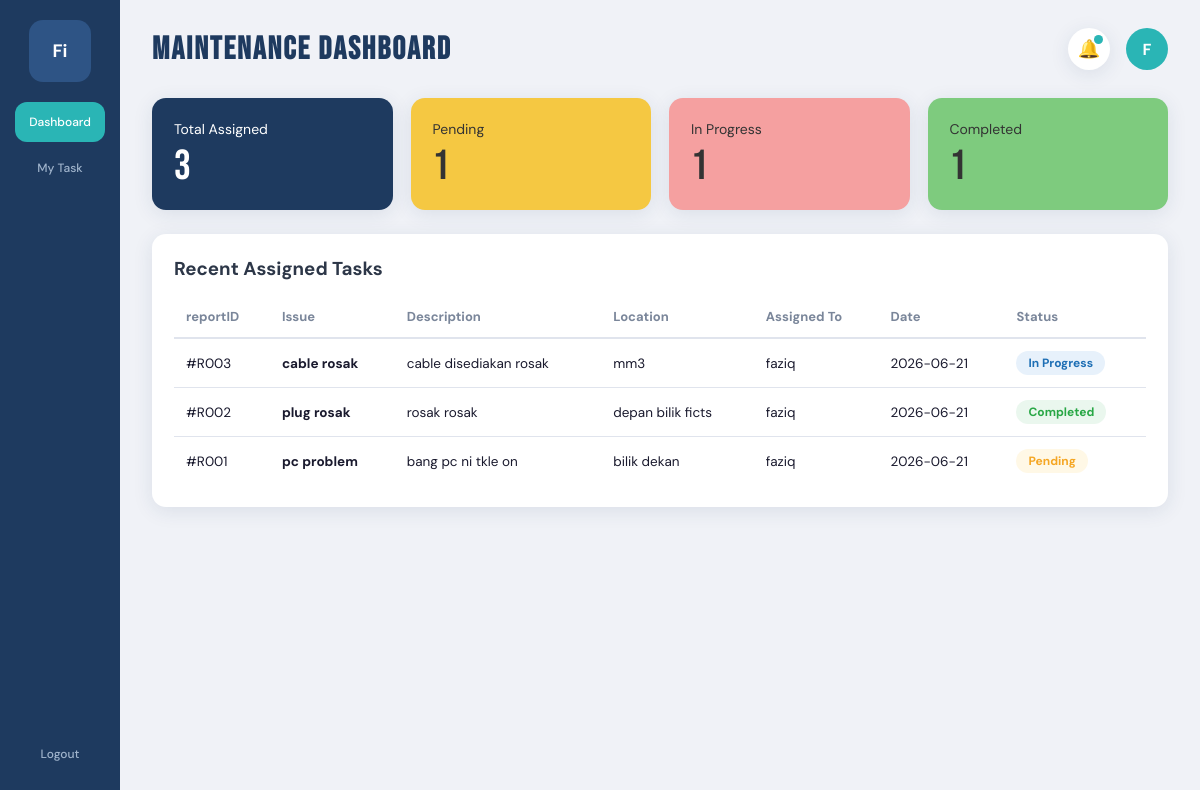
/dashboardM.php (signed in), run on the app's committed database.
### tables this page shows
CREATE TABLE `report` (
  `reportID` varchar(100) NOT NULL,
  `adminID` varchar(50) DEFAULT NULL,
  `userID` varchar(50) NOT NULL,
  `staffID` varchar(50) DEFAULT NULL,
  `title` varchar(150) DEFAULT NULL,
  `description` text DEFAULT NULL,
  `DateReported` datetime DEFAULT current_timestamp(),
  `status` enum('Pending','In Progress','Completed') DEFAULT 'Pending',
  `location` varchar(255) DEFAULT NULL,
  `attachment` varchar(255) DEFAULT NULL
);

CREATE TABLE `maintenance` (
  `staffID` varchar(50) NOT NULL,
  `name` varchar(100) NOT NULL,
  `email` varchar(100) NOT NULL,
  `password` varchar(100) NOT NULL
);

### dashboardM.php (the view, shortened to what this page needs)
<?php
require 'db_connect.php';
$staff_id = $_SESSION['user_id'] ?? '';
$tech_name = $_SESSION['name'] ?? '';
$total_query = mysqli_query($conn, "SELECT COUNT(*) as total FROM report WHERE staffID = '$staff_id'");
$total_tasks = mysqli_fetch_assoc($total_query)['total'] ?? 0;
$pending_query = mysqli_query($conn, "SELECT COUNT(*) as total FROM report WHERE staffID = '$staff_id' AND status='Pending'");
$pending_tasks = mysqli_fetch_assoc($pending_query)['total'] ?? 0;
$progress_query = mysqli_query($conn, "SELECT COUNT(*) as total FROM report WHERE staffID = '$staff_id' AND status='In Progress'");
$progress_tasks = mysqli_fetch_assoc($progress_query)['total'] ?? 0;
$completed_query = mysqli_query($conn, "SELECT COUNT(*) as total FROM report WHERE staffID = '$staff_id' AND status='Completed'");
$completed_tasks = mysqli_fetch_assoc($completed_query)['total'] ?? 0;
$recent_tasks = mysqli_query($conn, "
    SELECT r.*, m.name as staff_name
    FROM report r
    INNER JOIN maintenance m ON r.staffID = m.staffID
    WHERE r.staffID = '$staff_id'
    ORDER BY r.reportID DESC LIMIT 5
");
$avatar_letter = strtoupper(substr($tech_name, 0, 1));
?>
<!DOCTYPE html>
<html lang="en">
<head>
    <link rel="stylesheet" href="https://cdn.jsdelivr.net/npm/@tabler/icons-webfont@latest/tabler-icons.min.css">
    <link rel="stylesheet" href="maintanance.css">
</head>
<body>
    <aside class="sidebar">
        <div class="sidebar-logo">
        </div>
        <nav>
            <a href="dashboardM.php" class="nav-item active">
                Dashboard
            </a>
            <a href="my-taskM.php" class="nav-item">
                My Task
            </a>
        </nav>
        <a href="login.php" class="nav-item">Logout</a>
    </aside>
    <main class="main">
        <header class="topbar">
            <h1 class="topbar-title">MAINTENANCE DASHBOARD</h1>
            <div class="topbar-actions">
                <button class="icon-btn">🔔<span class="notif-dot"></span></button>
                <div class="avatar"><?php echo $avatar_letter; ?></div>
            </div>
        </header>
        <section class="stat-cards">
            <div class="stat-card blue">
                <span class="stat-label">Total Assigned</span>
                <span class="stat-value"><?php echo $total_tasks; ?></span>
            </div>
            <div class="stat-card yellow">
                <span class="stat-label">Pending</span>
                <span class="stat-value"><?php echo $pending_tasks; ?></span>
            </div>
            <div class="stat-card pink">
                <span class="stat-label">In Progress</span>
                <span class="stat-value"><?php echo $progress_tasks; ?></span>
            </div>
            <div class="stat-card green">
                <span class="stat-label">Completed</span>
                <span class="stat-value"><?php echo $completed_tasks; ?></span>
            </div>
        </section>
        <div class="table-card">
            <h3 style="margin-bottom:15px; font-family:'DM Sans'; color:#2d3748;">Recent Assigned Tasks</h3>
            <table>
                <thead>
                    <tr>
                        <th>reportID</th>
                        <th>Issue</th>
                        <th>Description</th>
                        <th>Location</th>
                        <th>Assigned To</th>
                        <th>Date</th>
                        <th>Status</th>
                    </tr>
                </thead>
                <tbody>
                    <?php if(mysqli_num_rows($recent_tasks) > 0): ?>
                        <?php while($row = mysqli_fetch_assoc($recent_tasks)): ?>
                        <tr>
                            <td>#<?php echo $row['reportID']; ?></td>
                            <td><strong><?php echo htmlspecialchars($row['title'] ?? 'No Title'); ?></strong></td>
                            <td><?php echo htmlspecialchars($row['description'] ?? ''); ?></td>
                            <td><?php echo htmlspecialchars($row['location'] ?? ''); ?></td>
                            <td><?php echo htmlspecialchars($row['staff_name'] ?? ''); ?></td>
                            <td><?php echo isset($row['DateReported']) ? date('Y-m-d', strtotime($row['DateReported'])) : 'N/A'; ?></td>
                            <td>
                                <?php
                                $status = $row['status'] ?? 'Pending';
                                $badge_class = 'badge-pending';
                                if($status == 'In Progress') $badge_class = 'badge-inprogress';
                                if($status == 'Completed') $badge_class = 'badge-completed';
                                ?>
                                <span class="status-badge <?php echo $badge_class; ?>">
                                    <?php echo htmlspecialchars($status); ?>
                                </span>
                            </td>
                        </tr>
                        <?php endwhile; ?>
                    <?php else: ?>
                        <tr>
                            <td colspan="7" style="text-align:center;color:#7a869a;padding:2rem;">No records found</td>
                        </tr>
                    <?php endif; ?>
                </tbody>
            </table>
        </div>
    </main>
</body>
</html>

### maintanance.css (style rules this page uses)
:root { --sidebar-bg: #1e3a5f; --primary: #1e3a5f; --teal: #2ab5b5; --card-blue: #1e3a5f; --card-yellow: #f5c842; --card-pink: #f5a0a0; --card-green: #7ecb7e; --bg: #f0f2f7; --white: #ffffff; --text: #1a1a2e; --text-muted: #7a869a; --border: #e0e4ed; --status-green: #28a745; --status-yellow: #f5a623; --status-blue: #1e6fb5; --shadow: 0 4px 20px rgba(30, 58, 95, .10); --radius: 14px; }
* { margin: 0; padding: 0; box-sizing: border-box; }
body { font-family: 'DM Sans', sans-serif; background: var(--bg); color: var(--text); display: flex; min-height: 100vh; }
a { text-decoration: none; }
.sidebar { width: 120px; background: var(--sidebar-bg); position: fixed; top: 0; left: 0; bottom: 0; display: flex; flex-direction: column; align-items: center; padding: 20px 0; z-index: 100; }
.sidebar-logo { width: 62px; height: 62px; background: #2e5485; border-radius: 14px; display: flex; justify-content: center; align-items: center; color: #fff; font-weight: 700; margin-bottom: 20px; overflow: hidden; }
.sidebar nav { width: 100%; display: flex; flex-direction: column; align-items: center; }
.nav-item { width: 90px; text-align: center; padding: 12px 8px; margin-bottom: 6px; border-radius: 12px; color: #a0b4cc; font-size: 12px; font-weight: 500; transition: .3s; cursor: pointer; }
.nav-item.active { background: var(--teal); color: white; }
.main { flex: 1; margin-left: 120px; padding: 28px 32px; }
.topbar { display: flex; justify-content: space-between; align-items: center; margin-bottom: 28px; }
.topbar-title { font-size: 32px; letter-spacing: 2px; font-family: 'Bebas Neue', sans-serif; color: var(--primary); }
.topbar-actions { display: flex; align-items: center; gap: 16px; }
.icon-btn { width: 42px; height: 42px; border: none; border-radius: 50%; background: white; cursor: pointer; display: flex; justify-content: center; align-items: center; position: relative; box-shadow: var(--shadow); font-size: 18px; }
.notif-dot { width: 9px; height: 9px; position: absolute; top: 7px; right: 7px; border-radius: 50%; background: var(--teal); }
.avatar { width: 42px; height: 42px; border-radius: 50%; background: var(--teal); color: white; display: flex; justify-content: center; align-items: center; font-weight: 700; font-size: 16px; }
.stat-cards { display: grid; grid-template-columns: repeat(4, 1fr); gap: 18px; margin-bottom: 24px; }
.stat-card { border-radius: var(--radius); padding: 22px; box-shadow: var(--shadow); color: white; }
.stat-card.blue { background: var(--card-blue); }
.stat-card.yellow { background: var(--card-yellow); color: #333; }
.stat-card.pink { background: var(--card-pink); color: #333; }
.stat-card.green { background: var(--card-green); color: #333; }
.stat-label { display: block; margin-bottom: 8px; font-size: 14px; }
.stat-value { font-size: 42px; line-height: 1; font-family: 'Bebas Neue', sans-serif; }
.card, .table-card { background: white; border-radius: var(--radius); box-shadow: var(--shadow); }
.table-card { padding: 22px; }
table { width: 100%; border-collapse: collapse; }
thead th { text-align: left; padding: 12px; border-bottom: 2px solid var(--border); color: var(--text-muted); font-size: 13px; }
tbody td { padding: 12px; border-bottom: 1px solid var(--border); font-size: 13.5px; }
tbody tr:last-child td { border-bottom: none; }
.status-badge { display: inline-block; padding: 4px 12px; border-radius: 20px; font-size: 12px; font-weight: 700; }
.badge-completed { background: #eaf7ee; color: var(--status-green); }
.badge-pending { background: #fff8e6; color: var(--status-yellow); }
.badge-inprogress { background: #e7f1fb; color: var(--status-blue); }

### data on the page
report: reportID "R003", title "cable rosak", description "cable disediakan rosak", location "mm3", staffID.name "faziq", DateReported "2026-06-21", status "In Progress"
report: reportID "R002", title "plug rosak", description "rosak rosak", location "depan bilik ficts", staffID.name "faziq", DateReported "2026-06-21", status "Completed"
report: reportID "R001", title "pc problem", description "bang pc ni tkle on", location "bilik dekan", staffID.name "faziq", DateReported "2026-06-21", status "Pending"

### other printed values
$avatar_letter "F"
$total_tasks "3"
$pending_tasks "1"
$progress_tasks "1"
$completed_tasks "1"
